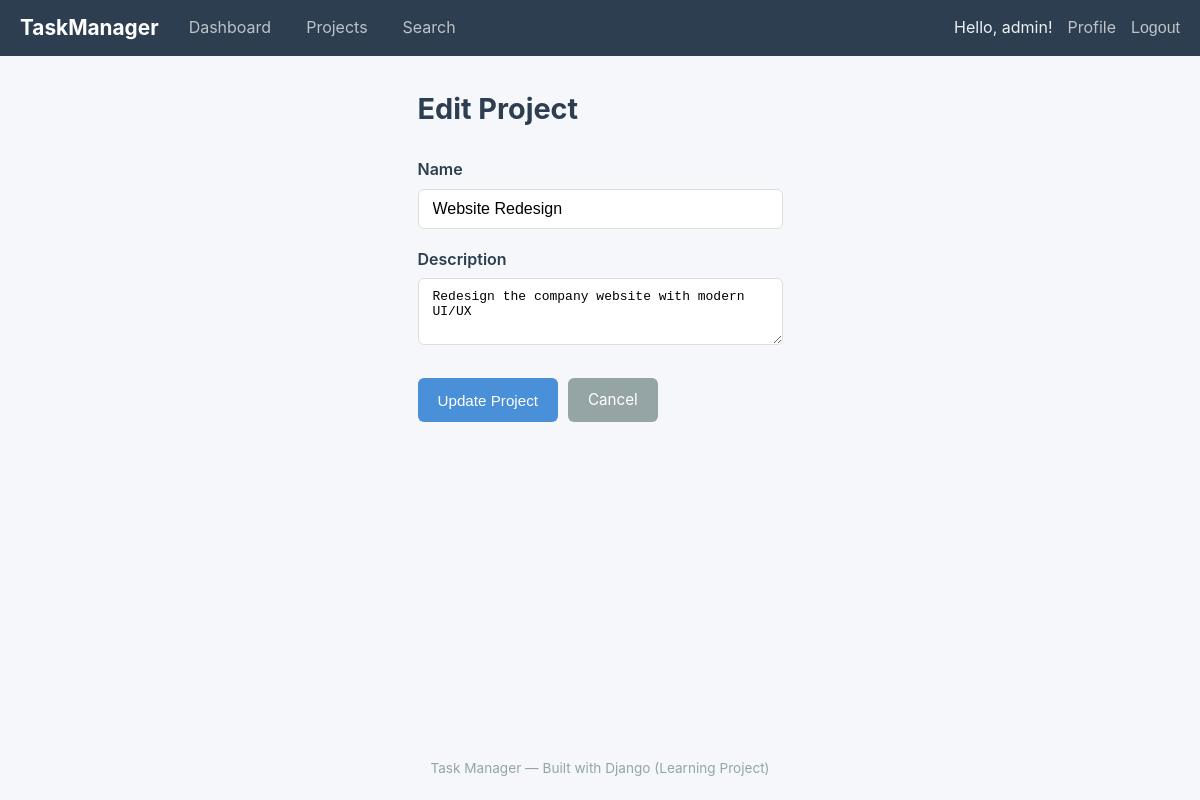
Page /projects/1/edit/ (signed in) on the committed database.
### tasks/models.py (models this page shows, shortened)
class Project(models.Model):
    name = models.CharField(max_length=200)
    description = models.TextField(blank=True)  # blank=True = optional in forms
    owner = models.ForeignKey(User, on_delete=models.CASCADE, related_name='projects')
    created_at = models.DateTimeField(auto_now_add=True)
    updated_at = models.DateTimeField(auto_now=True)
    class Meta:
        ordering = ['-created_at']

### tasks/views.py (the view)
# urls.py: path('projects/<int:pk>/edit/', views.project_edit, name='project_edit'),
@login_required
def project_edit(request, pk):
    project = get_object_or_404(Project, pk=pk, owner=request.user)
    if request.method == 'POST':
        form = ProjectForm(request.POST, instance=project)  # instance= binds to existing record
        if form.is_valid():
            form.save()
            messages.success(request, f'Project "{project.name}" updated!')
            return redirect('project_detail', pk=project.pk)
    else:
        form = ProjectForm(instance=project)  # Pre-fill form with existing data
    return render(request, 'tasks/project_form.html', {
        'form': form,
        'title': 'Edit Project',
        'project': project,
    })

### tasks/forms.py
class ProjectForm(forms.ModelForm):
    class Meta:
        model = Project                    # Which model this form is for
        fields = ['name', 'description']   # Which fields to include (like $fillable)
        widgets = {
            'name': forms.TextInput(attrs={
                'class': 'form-control',
                'placeholder': 'Project Name'
            }),
            'description': forms.Textarea(attrs={
                'class': 'form-control',
                'rows': 3,
                'placeholder': 'Describe your project...'
            }),
        }

### templates/tasks/project_form.html (shortened to what this page needs)
{% extends 'base.html' %}
{% block content %}
<div class="content-header">
    <h1>{{ title }}</h1>
</div>
<div class="form-container">
    <form method="post">
        {% for field in form %}
        <div class="form-group">
            <label for="{{ field.id_for_label }}">{{ field.label }}</label>
            {{ field }}
        </div>
        {% endfor %}
        <div class="form-actions">
            <button type="submit" class="btn btn-primary">
                {% if project %}Update{% else %}Create{% endif %} Project
            </button>
            <a href="{% url 'project_list' %}" class="btn btn-secondary">Cancel</a>
        </div>
    </form>
</div>
{% endblock %}

### templates/base.html (shortened to what this page needs)
{% load static %}
<!DOCTYPE html>
<html lang="en">
<head>
    <link rel="stylesheet" href="{% static 'css/style.css' %}">
</head>
<body>
    <nav class="navbar">
        <div class="nav-brand">
            <a href="{% url 'home' %}">TaskManager</a>
        </div>
        {% if user.is_authenticated %}
        <div class="nav-links">
            <a href="{% url 'dashboard' %}">Dashboard</a>
            <a href="{% url 'project_list' %}">Projects</a>
            <a href="{% url 'search' %}">Search</a>
        </div>
        <div class="nav-right">
            <span class="nav-user">Hello, {{ user.username }}!</span>
            <a href="{% url 'profile' %}">Profile</a>
            <form method="post" action="{% url 'logout' %}" class="inline-form">
                <button type="submit" class="btn-link">Logout</button>
            </form>
        </div>
        {% else %}
        <div class="nav-right">
            <a href="{% url 'login' %}">Login</a>
            <a href="{% url 'register' %}">Register</a>
        </div>
        {% endif %}
    </nav>
    <main class="container">
        {% block content %}{% endblock %}
    </main>
    <footer class="footer">
        <p>Task Manager &mdash; Built with Django (Learning Project)</p>
    </footer>
</body>
</html>

### static/css/style.css (style rules this page uses)
* { margin: 0; padding: 0; box-sizing: border-box; }
body { font-family: -apple-system, BlinkMacSystemFont, 'Segoe UI', Roboto, sans-serif; background-color: #f5f7fa; color: #333; line-height: 1.6; min-height: 100vh; display: flex; flex-direction: column; }
a { color: #4a90d9; text-decoration: none; }
.navbar { background: #2c3e50; color: white; padding: 0 20px; display: flex; align-items: center; height: 56px; gap: 20px; }
.nav-brand a { color: white; font-size: 1.3em; font-weight: bold; }
.nav-links { display: flex; gap: 15px; }
.nav-links a { color: #bdc3c7; padding: 5px 10px; border-radius: 4px; }
.nav-right { margin-left: auto; display: flex; align-items: center; gap: 15px; }
.nav-right a { color: #bdc3c7; }
.nav-user { color: #ecf0f1; }
.btn-link { background: none; border: none; color: #bdc3c7; cursor: pointer; font-size: 1em; padding: 0; }
.inline-form { display: inline; }
.container { max-width: 1100px; margin: 0 auto; padding: 30px 20px; flex: 1; }
.content-header { display: flex; justify-content: space-between; align-items: flex-start; margin-bottom: 25px; flex-wrap: wrap; gap: 15px; }
.content-header h1 { font-size: 1.8em; color: #2c3e50; }
.btn { display: inline-block; padding: 10px 20px; border: none; border-radius: 6px; cursor: pointer; font-size: 0.95em; text-decoration: none; transition: background 0.2s; }
.btn-primary { background: #4a90d9; color: white; }
.btn-secondary { background: #95a5a6; color: white; }
.form-container { max-width: 600px; }
.form-group { margin-bottom: 18px; }
.form-group label { display: block; margin-bottom: 6px; font-weight: 600; color: #2c3e50; }
.form-control { width: 100%; padding: 10px 14px; border: 1px solid #ddd; border-radius: 6px; font-size: 1em; transition: border-color 0.2s; }
.form-actions { display: flex; gap: 10px; margin-top: 25px; }
.footer { text-align: center; padding: 20px; color: #95a5a6; font-size: 0.85em; margin-top: auto; }

### rows in the picture
Project: form "Website Redesign" "Redesign the company website with modern UI/UX"

### other values in the picture
{{ user.username }} "admin"
{{ title }} "Edit Project"
{{ field.label }} "Name" "Description"
